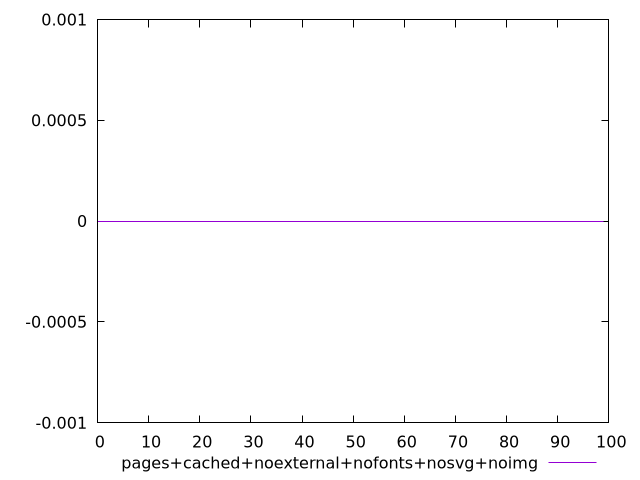

This figure's gnuplot source:
$_pagesCachedNoexternalNofontsNosvgNoimg <<EOF
0
0
0
0
0
0
0
0
0
0
0
0
0
0
0
0
0
0
0
0
0
0
0
0
0
0
0
0
0
0
0
0
0
0
0
0
0
0
0
0
0
0
0
0
0
0
0
0
0
0
0
0
0
0
0
0
0
0
0
0
0
0
0
0
0
0
0
0
0
0
0
0
0
0
0
0
0
0
0
0
0
0
0
0
0
0
0
0
0
0
0
0
0
0
0
0
0
0
0
0
EOF
set key outside below
set terminal pngcairo
set output "report_00005_2020-11-02T22-26-11.212Z/unsized-images/pages+cached+noexternal+nofonts+nosvg+noimg//score.png"
set yrange [-0.001:0.001]
plot $_pagesCachedNoexternalNofontsNosvgNoimg title "pages+cached+noexternal+nofonts+nosvg+noimg" with line ,
